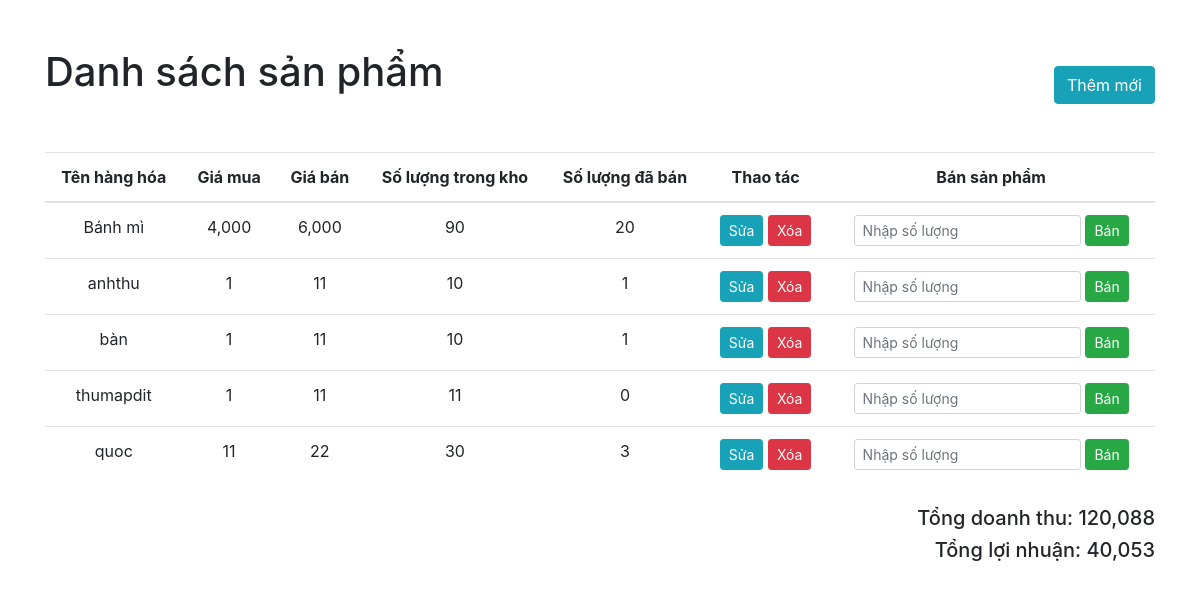
The page / on the database its author committed.
### home/models.py (models this page shows)
class Product(models.Model):
  name            = models.CharField(max_length=100)
  price_purchase  = models.DecimalField(max_digits=10,decimal_places=0)
  price_selling   = models.DecimalField(max_digits=10, decimal_places=0)
  quantity        = models.PositiveIntegerField()
  quantity_sold   = models.PositiveIntegerField(default=0)

### home/views.py (the view)
# urls.py: path('', product_list, name="product_list"),
def product_list(request):
  item_product = Product.objects.all()
  total_revenue = sum(
      item.price_selling * item.quantity_sold for item in item_product)
  total_profit = sum(
      (item.price_selling - item.price_purchase) * item.quantity_sold for item
      in item_product)
  return render(request, 'list.html', {
    "item_product": item_product,
    "total_revenue": total_revenue,
    "total_profit": total_profit
  })

### home/templates/list.html (shortened to what this page needs)
{% load humanize %}
<!DOCTYPE html>
<html lang="en">
<head>
    <link rel="stylesheet" href="https://maxcdn.bootstrapcdn.com/bootstrap/4.5.2/css/bootstrap.min.css">
</head>
<body>
    <div class="mt-5">
        <div class="container">
            <div class="mb-5 d-flex justify-content-between align-items-end">
                <h1>Danh sách sản phẩm</h1>
                <a href="/create/" class="btn btn-info">Thêm mới</a>
            </div>
            <table class="table text-center">
                <thead>
                    <tr>
                        <th>Tên hàng hóa</th>
                        <th>Giá mua</th>
                        <th>Giá bán</th>
                        <th>Số lượng trong kho</th>
                        <th>Số lượng đã bán</th>
                        <th>Thao tác</th>
                        <th>Bán sản phẩm</th>
                    </tr>
                </thead>
                <tbody>
                    {% for item in item_product %}
                    <tr>
                        <td>{{item.name}}</td>
                        <td>{{item.price_purchase|intcomma}}</td>
                        <td>{{item.price_selling|intcomma}}</td>
                        <td>{{item.quantity}}</td>
                        <td>{{item.quantity_sold}}</td>
                        <td>
                            <a href="/update/{{item.id}}/" class="btn btn-info btn-sm">Sửa</a>
                            <a href="/delete/{{item.id}}/" class="btn btn-danger btn-sm"
                                onclick="return confirm('Bạn có chắc muốn xóa sản phẩm này?')">Xóa</a>
                        </td>
                        <td>
                            <form method="get" action="/sell/{{item.id}}/" class="d-flex justify-content-center">
                                <input type="number" name="quantity" class="form-control form-control-sm w-75"
                                    placeholder="Nhập số lượng" required>
                                <button type="submit" class="btn btn-success btn-sm ml-1"
                                    onclick="return confirm('Xác nhận bán sản phẩm này?')">Bán</button>
                            </form>
                        </td>
                    </tr>
                    {%endfor%}
                </tbody>
            </table>
            <div class="text-right mt-4">
                <h5>Tổng doanh thu: {{total_revenue|intcomma}}</h5>
                <h5>Tổng lợi nhuận: {{total_profit|intcomma}}</h5>
            </div>
        </div>
    </div>
</body>
</html>

### rows shown on the page
Product: name "Bánh mì", price_purchase "4,000", price_selling "6,000", quantity "90", quantity_sold "20"
Product: name "anhthu", price_purchase "1", price_selling "11", quantity "10", quantity_sold "1"
Product: name "bàn", price_purchase "1", price_selling "11", quantity "10", quantity_sold "1"
Product: name "thumapdit", price_purchase "1", price_selling "11", quantity "11", quantity_sold "0"
Product: name "quoc", price_purchase "11", price_selling "22", quantity "30", quantity_sold "3"

### other values the page prints
{{ total_revenue|intcomma }} "120,088"
{{ total_profit|intcomma }} "40,053"
